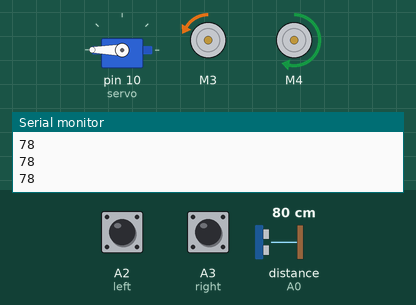
Recording of a sketch running on a simulated Arduino Uno, built with avr-gcc and run on an emulated ATmega328P. Shown: servo, 2 × DC motor (green arrow = forward, orange = backward, longer = faster), the last lines printed to the serial monitor. Wiring (inferred from the names in the program): ultrasonic range finder: trigger A1; echo A0. Inputs (shaded band) come from the test bench; at power-on: distance to the obstacle (sensor on A0) 80 cm, A2 (left) HIGH, A3 (right) LOW. The echo pulse lasts 58.3 µs per cm.

Above: at 1.2 s.
1.3 s: distance to the obstacle (sensor on A0) set to 19 cm
2.8 s: distance to the obstacle (sensor on A0) set to 14 cm
At 3.3 s:
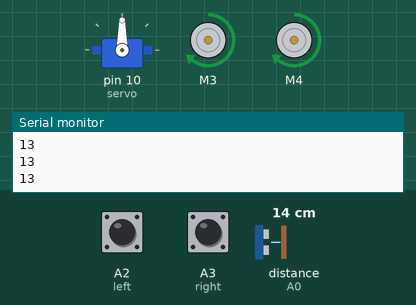
5.8 s: distance to the obstacle (sensor on A0) set to 2 cm
8.8 s: distance to the obstacle (sensor on A0) set to 18 cm
At 9.6 s:
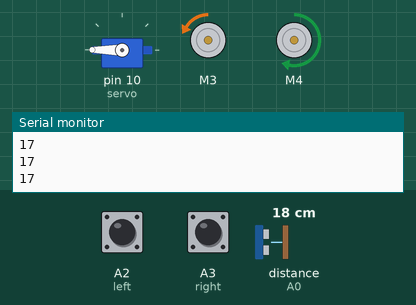
10.3 s: A2 (left) pulled LOW for 0.15 s
At 10.4 s:
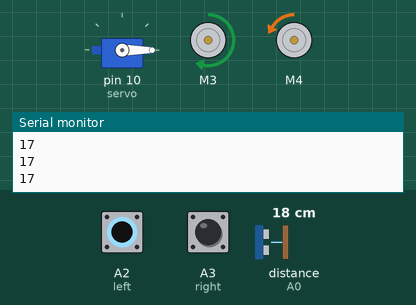
11.9 s: A3 (right) pulled HIGH for 0.15 s
At 12.4 s:
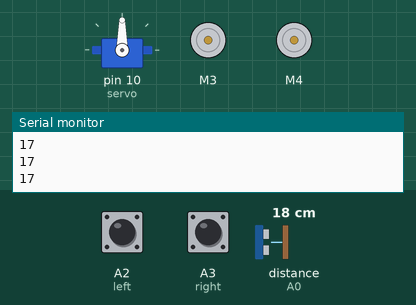
Timing chart, 0 to 14.9 s (numbered marks = the images above; inputs shaded):
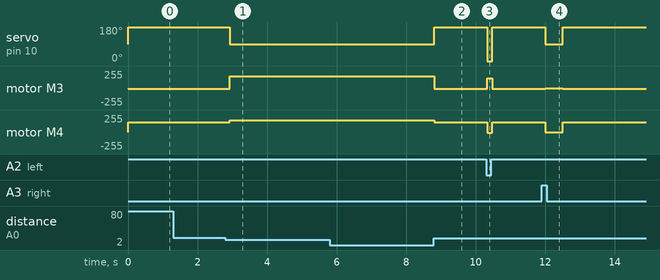

The sketch:

Fauceter_Object_Follower.ino
```cpp
//1 OCT 2020
//Just An Object Follower -> J.A.O.F
//      < M.P.R >

#include <Servo.h>
#include <AFMotor.h>

#define echo A0
#define trig A1
#define left A2
#define right A3

Servo servo;
int i;
long duration ;
int distance ;

AF_DCMotor motor3(3,MOTOR34_1KHZ);  //L
AF_DCMotor motor4(4,MOTOR34_1KHZ);  //R

void setup()  {
  pinMode(trig,OUTPUT);
  pinMode(echo,INPUT);
  pinMode(left,INPUT);
  pinMode(right,INPUT);
  Serial.begin(9600);
  servo.attach(10);
}

void loop() {

  distance = calculateDistance();
  servo.write(0);
  servo.write(180);

  Serial.println(distance);

  if(distance<=15 && distance>0) {
    servo.write(90);
    motor3.run(FORWARD);
    motor3.setSpeed(180);
    motor4.run(FORWARD);
    motor4.setSpeed(180);
  }

  else if(digitalRead(left)==0 && !analogRead(right)==0) {//L
    servo.write(0);
    motor3.run(FORWARD);
    motor3.setSpeed(150);
    motor4.run(BACKWARD);
    motor4.setSpeed(10);

    delay(150);
  }

  else if(!digitalRead(left)==0 && digitalRead(right)==0) {//R
    servo.write(180);
    motor3.run(BACKWARD);
    motor3.setSpeed(10);
    motor4.run(FORWARD);
    motor4.setSpeed(150);

    delay(150);
  }

  else {
    servo.write(90);
    motor3.run(RELEASE);
    motor3.setSpeed(0);
    motor4.run(RELEASE);
    motor4.setSpeed(0);
    delay(500);
  }
}

int calculateDistance() {
    digitalWrite(trig,HIGH);
    delayMicroseconds(1);
    digitalWrite(trig,LOW);

    duration = pulseIn(echo,HIGH);
    distance = duration*0.034/2;
    return distance;
  }
```

Measured:
- the behaviour switches between 17 and 16 cm on distance to the obstacle (sensor on A0) (found by bisection; images 0 and 1)
- after the input at 2.8 s, servo on pin 10 (servo): 180° → 90° after 0.12 s; motor M3: backward 10/255 → forward 180/255 after 0.12 s; motor M4: forward 150/255 → forward 180/255 after 0.12 s
- after the input at 8.8 s, servo on pin 10 (servo): 90° → 180° at once; motor M3: forward 180/255 → backward 10/255 at once; motor M4: forward 180/255 → forward 150/255 at once
- after the input at 10.3 s, servo on pin 10 (servo): 180° → 0° at once, → 180° 0.15 s later; motor M3: backward 10/255 → forward 150/255 at once, → backward 10/255 0.15 s later; motor M4: forward 150/255 → backward 10/255 at once, → forward 150/255 0.15 s later
- after the input at 11.9 s, servo on pin 10 (servo): 180° → 90° after 0.10 s, → 180° 0.50 s later; motor M3: backward 10/255 → stopped after 0.10 s, → backward 10/255 0.50 s later; motor M4: forward 150/255 → stopped after 0.10 s, → forward 150/255 0.50 s later
